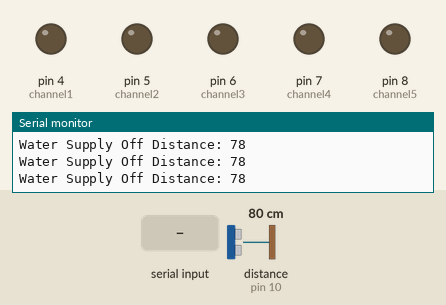
Simulated run of this sketch. Board: Arduino Uno, built with avr-gcc and run on an emulated ATmega328P. Parts: output pins drawn as LEDs (lit = HIGH), the last lines printed to the serial monitor. Wiring (inferred from the names in the program): ultrasonic range finder: trigger pin 9; echo pin 10. The inputs (shaded band) are chosen by the test bench; at power-on: distance to the obstacle (sensor on pin 10) 80 cm. The echo pulse lasts 58.3 µs per cm; pins used as bus, display or sensor lines are not drawn.

Above: at 1.4 s.
1.5 s: distance to the obstacle (sensor on pin 10) set to 13 cm
4.5 s: distance to the obstacle (sensor on pin 10) set to 10 cm
At 5.4 s:
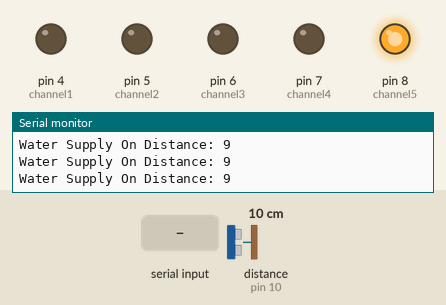
6.0 s: "1" received over the second serial link
At 7.0 s:
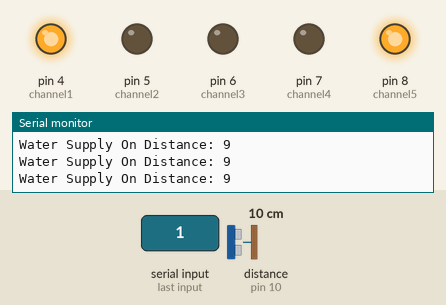
7.5 s: "2" received over the second serial link
At 8.5 s:
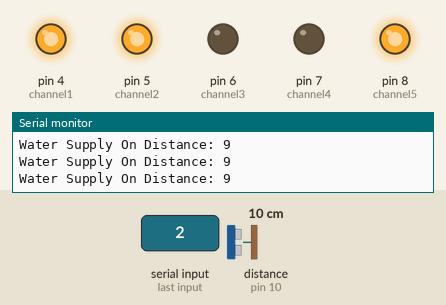
9.0 s: "A" received over the second serial link
At 10.0 s:
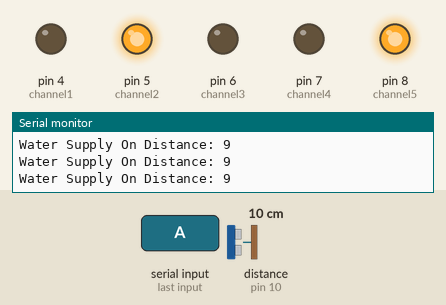
10.5 s: "3" received over the second serial link
At 11.5 s:
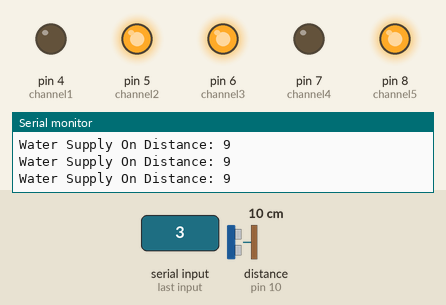
Timing chart, 0 to 13.0 s (numbered marks = the images above; inputs shaded):
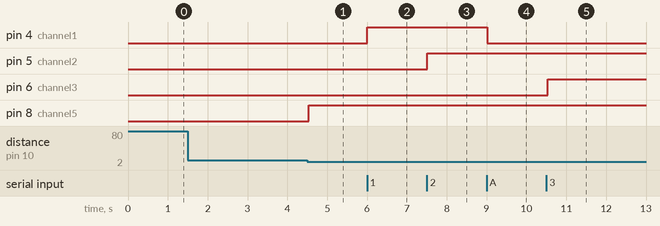

The sketch:

ultrasonic_and_bluetooth.ino
```cpp
#include <SoftwareSerial.h>
SoftwareSerial mySerial(2, 3); // RX | TX
int channel1 =4;
int channel2 = 5;
int channel3 =6;
int channel4 = 7;
int channel5 = 8;

const int trigPin = 9;
const int echoPin = 10;
long duration;
int distance;

void setup()
{

  mySerial.begin(9600);
  Serial.begin(9600);
   //Serial.begin(38400);
   delay(200);
   pinMode(channel1, OUTPUT);
    pinMode(channel2, OUTPUT);
     pinMode(channel3, OUTPUT);
      pinMode(channel4, OUTPUT);
       pinMode(channel5, OUTPUT);

  digitalWrite(channel1, LOW);
   digitalWrite(channel2, LOW);
    digitalWrite(channel3, LOW);
     digitalWrite(channel4, LOW);
       digitalWrite(channel5, LOW);

          pinMode(trigPin, OUTPUT);
pinMode(echoPin, INPUT);
}

void loop()
{
char Char_string = mySerial.read();

if(Char_string =='1'){
  digitalWrite(channel1, HIGH);
  delay(400);
}
if(Char_string =='A'){
  digitalWrite(channel1,LOW);
  delay(400);
}
if(Char_string =='2'){
  digitalWrite(channel2,HIGH);
  delay(400);
}
if(Char_string =='B'){
  digitalWrite(channel2,LOW);
  delay(400);
}
if(Char_string =='3'){
  digitalWrite(channel3,HIGH);
  delay(400);
}
if(Char_string =='C'){
  digitalWrite(channel3,LOW);
  delay(400);
}
if(Char_string =='4'){
  digitalWrite(channel4,HIGH);
  delay(400);
}
if(Char_string =='D'){
  digitalWrite(channel4,LOW);
  delay(400);
}

// Clears the trigPin
digitalWrite(trigPin, LOW);
delayMicroseconds(2);

// Sets the trigPin on HIGH state for 10 micro seconds
digitalWrite(trigPin, HIGH);
delayMicroseconds(10);
digitalWrite(trigPin, LOW);

// Reads the echoPin, returns the sound wave travel time in microseconds
duration = pulseIn(echoPin, HIGH);

// Calculating the distance
distance= duration*0.034/2;

// Prints the distance on the Serial Monitor
Serial.print("Distance: ");
Serial.println(distance);
if(distance<=10)
{
  digitalWrite(channel5,HIGH);
  Serial.print("Water Supply On ");
  }
  else{
    digitalWrite(channel5,LOW);
  Serial.print("Water Supply Off ");
    }
}
```

Measured:
- the behaviour switches between 12 and 11 cm on distance to the obstacle (sensor on pin 10) (found by bisection; images 0 and 1)
- after the input at 4.5 s, pin 8 (channel5): LOW → HIGH at once
- after the input at 6.0 s, pin 4 (channel1): LOW → HIGH at once
- after the input at 7.5 s, pin 5 (channel2): LOW → HIGH at once
- after the input at 9.0 s, pin 4 (channel1): HIGH → LOW at once
- after the input at 10.5 s, pin 6 (channel3): LOW → HIGH at once
